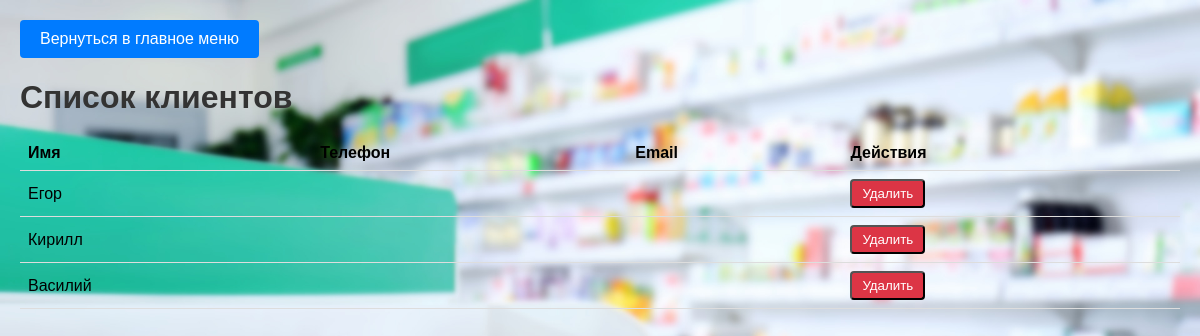
Page /customers on the committed database.
### apteka/models.py (models this page shows, shortened)
class Customer(models.Model):
    name = models.CharField(max_length=100)

### apteka/views.py (the view)
# urls.py: path('customers', views.customer_list, name='customer_list'),
def customer_list(request):
    customers = Customer.objects.all()
    return render(request, 'customer_list.html', {'customers': customers})

### templates/customer_list.html (shortened to what this page needs)
<!DOCTYPE html>
<html>
<head>
    <a href="{% url 'main_menu' %}" class="btn">Вернуться в главное меню</a>
</head>
<body>
    <h1>Список клиентов</h1>
    <table>
        <tr>
            <th>Имя</th>
            <th>Телефон</th>
            <th>Email</th>
            <th>Действия</th>
        </tr>
        {% for customer in customers %}
        <tr>
            <td>{{ customer.name }}</td>
            <td>{{ customer.phone }}</td>
            <td>{{ customer.email }}</td>
            <td>
                <form class="delete-customer-form" method="post" action="{% url 'delete_customer' %}">
                    <button type="submit" class="btn-delete">Удалить</button>
                </form>
            </td>
        </tr>
        {% endfor %}
    </table>
</body>
</html>

### templates/customer_list.html (style rules this page uses)
body { font-family: Arial, sans-serif; margin: 0; padding: 20px; background-image: url("static/images/mainmenu.jpg"); background-repeat: no-repeat; background-size: cover; }
h1 { color: #333; margin-bottom: 20px; }
.btn { display: inline-block; padding: 10px 20px; background-color: #007bff; color: #fff; text-decoration: none; border-radius: 4px; transition: background-color 0.3s; }
table { width: 100%; border-collapse: collapse; margin-top: 20px; }
th, td { padding: 8px; text-align: left; border-bottom: 1px solid #ddd; }
.btn-delete { display: inline-block; padding: 5px 10px; background-color: #dc3545; color: #fff; text-decoration: none; border-radius: 4px; transition: background-color 0.3s; }

### rows in the picture
Customer: name "Егор"
Customer: name "Кирилл"
Customer: name "Василий"
